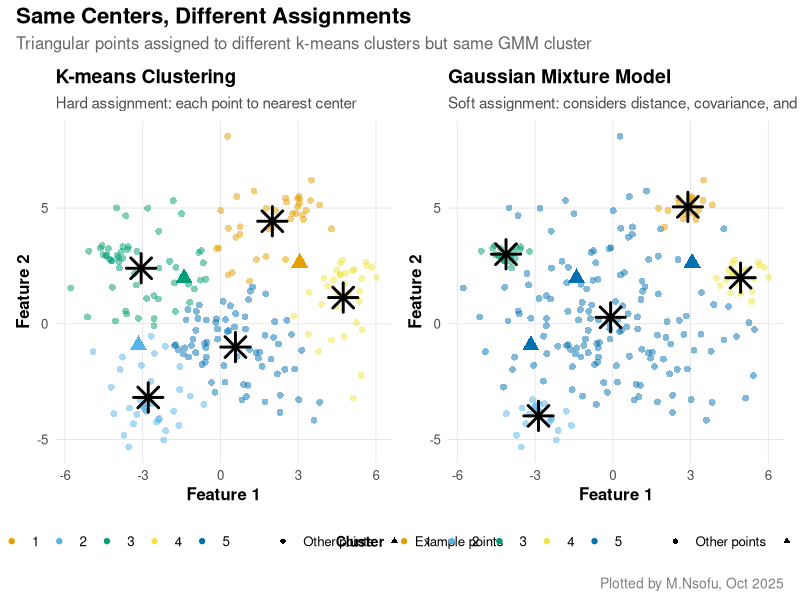
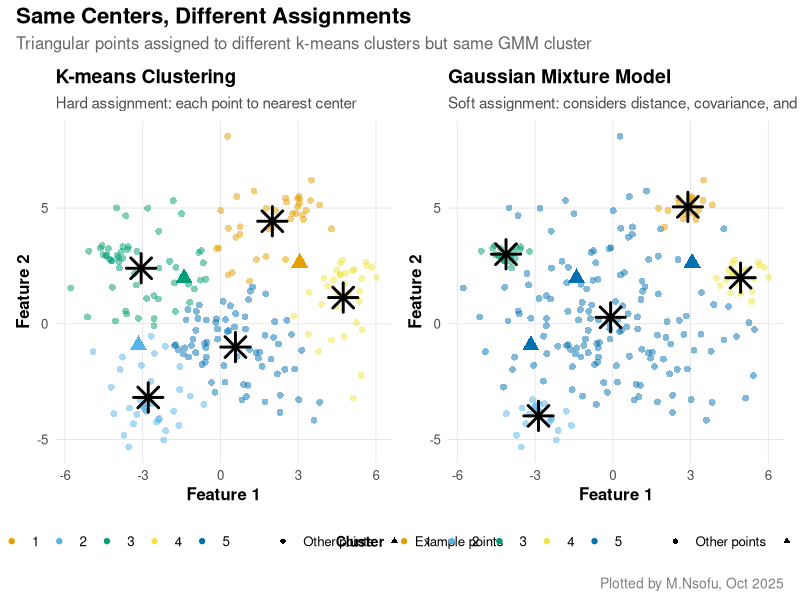

Reproduce these figures in R, in order.
# Demonstration: K-means vs Gaussian Mixture Models
# Same cluster centers, different assignments

# Load packages
library(mclust)
library(tidyverse)
library(patchwork)

set.seed(123)

# Okabe-Ito colorblind-friendly palette
okabe_ito <- c("#E69F00", "#56B4E9", "#009E73", "#F0E442", "#0072B2")

# Helper function to create clusters
create_cluster <- function(n, mean_x, mean_y, sd) {
  tibble(X1 = rnorm(n, mean_x, sd), X2 = rnorm(n, mean_y, sd))
}

# Generate data
data_tibble <- bind_rows(
  create_cluster(150, 0, 0, 2.5),    # Large, diffuse cluster
  create_cluster(20, 5, 2, 0.5),     # Small clusters
  create_cluster(20, 3, 5, 0.5),
  create_cluster(20, -4, 3, 0.5),
  create_cluster(20, -3, -4, 0.5)
)

data_matrix <- as.matrix(data_tibble)

# Run clustering algorithms
kmeans_fit <- kmeans(data_matrix, centers = 5, nstart = 25)
gmm_fit <- me(modelName = "VVV", data = data_matrix, 
              z = unmap(kmeans_fit$cluster))

# Extract results
results <- tibble(
  idx = seq_len(nrow(data_matrix)),
  kmeans_cluster = kmeans_fit$cluster,
  gmm_cluster = apply(gmm_fit$z, 1, which.max)
) %>%
  bind_cols(data_tibble)

# Find 3 example points in different k-means but same GMM cluster
example_idx <- results %>%
  group_by(gmm_cluster) %>%
  filter(n_distinct(kmeans_cluster) >= 3) %>%
  slice(1) %>%
  pull(gmm_cluster) %>%
  first()

example_points <- results %>%
  filter(gmm_cluster == example_idx) %>%
  group_by(kmeans_cluster) %>%
  slice(1) %>%
  ungroup() %>%
  slice(1:3) %>%
  pull(idx)

# Print results
cat("═══════════════════════════════════════\n")
cat("  K-MEANS vs GMM DEMONSTRATION\n")
cat("═══════════════════════════════════════\n\n")

cat("THREE EXAMPLE POINTS:\n")
cat("─────────────────────────────────────\n")
results %>%
  filter(idx %in% example_points) %>%
  mutate(Point = row_number()) %>%
  select(Point, X1, X2, kmeans_cluster, gmm_cluster) %>%
  pwalk(~{
    cat(sprintf("\nPoint %d: (%.2f, %.2f)\n", ..1, ..2, ..3))
    cat(sprintf("  K-means → Cluster %d\n", ..4))
    cat(sprintf("  GMM     → Cluster %d\n", ..5))
  })

cat("\n✓ Different clusters in K-means\n")
cat("✓ Same cluster in GMM\n\n")

cat("GMM POSTERIOR PROBABILITIES:\n")
cat("─────────────────────────────────────\n")
walk(example_points, ~{
  probs <- gmm_fit$z[.x, ]
  cat(sprintf("\nPoint %d:\n", which(example_points == .x)))
  imap(probs, ~cat(sprintf("  Cluster %d: %.3f%s\n", 
                           .y, .x, if(.x == max(probs)) " ← assigned" else "")))
})

# Prepare plot data
plot_df <- results %>%
  mutate(
    is_example = idx %in% example_points,
    KMeans = factor(kmeans_cluster),
    GMM = factor(gmm_cluster)
  )

centers_km <- as_tibble(kmeans_fit$centers) %>% set_names(c("X1", "X2"))
centers_gmm <- as_tibble(t(gmm_fit$parameters$mean)) %>% set_names(c("X1", "X2"))

# Custom theme
theme_cluster <- theme_minimal(base_size = 12) +
  theme(
    plot.title = element_text(face = "bold", size = 14, hjust = 0),
    plot.subtitle = element_text(size = 11, color = "grey30", hjust = 0),
    panel.grid.minor = element_blank(),
    panel.grid.major = element_line(color = "grey90", linewidth = 0.3),
    legend.position = "bottom",
    legend.title = element_text(face = "bold", size = 10),
    axis.title = element_text(face = "bold")
  )

# Helper function for plots
create_plot <- function(data, color_var, centers, title, subtitle) {
  ggplot(data, aes(x = X1, y = X2)) +
    geom_point(aes(color = {{color_var}}, alpha = is_example, 
                   size = is_example, shape = is_example)) +
    geom_point(data = centers, shape = 8, size = 6, 
               color = "black", stroke = 1.5) +
    scale_color_manual(values = okabe_ito, name = "Cluster") +
    scale_alpha_manual(values = c(0.5, 1), guide = "none") +
    scale_size_manual(values = c(2, 4), guide = "none") +
    scale_shape_manual(values = c(16, 17), 
                       labels = c("Other points", "Example points"),
                       name = "") +
    labs(title = title, subtitle = subtitle, 
         x = "Feature 1", y = "Feature 2") +
    theme_cluster
}

# Create plots
p1 <- create_plot(plot_df, KMeans, centers_km,
                  "K-means Clustering",
                  "Hard assignment: each point to nearest center")

p2 <- create_plot(plot_df, GMM, centers_gmm,
                  "Gaussian Mixture Model",
                  "Soft assignment: considers distance, covariance, and mixing weights")

# Display
final_plot <- (p1 | p2) +
  plot_annotation(
    title = "Same Centers, Different Assignments",
    subtitle = "Triangular points assigned to different k-means clusters but same GMM cluster",
    caption = "Plotted by M.Nsofu, Oct 2025",
    theme = theme(
      plot.title = element_text(face = "bold", size = 16),
      plot.subtitle = element_text(size = 12, color = "grey40"),
      plot.caption = element_text(size = 10, hjust = 1, color = "grey50")
    )
  )

# Display the plot
print(final_plot)

# Save high-resolution plot
ggsave(
  filename = "kmeans_vs_gmm_comparison.png",
  plot = final_plot,
  width = 14,
  height = 7,
  dpi = 600,
  bg = "white"
)

cat("\n═══════════════════════════════════════\n")
cat("✓ Plot saved as 'kmeans_vs_gmm_comparison.png'\n")
cat("  (High resolution: 300 DPI)\n")
cat("═══════════════════════════════════════\n")
